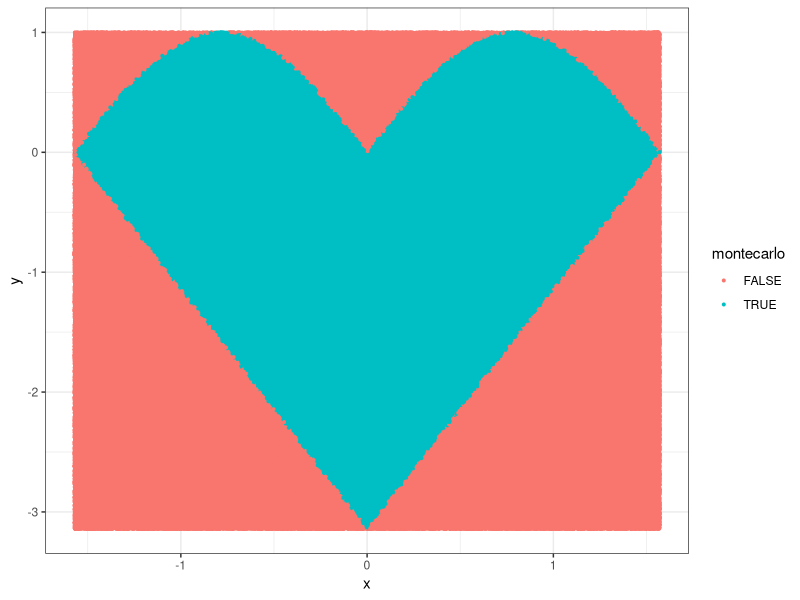

The R source for this figure:
## ---- chunk 1
library(ggplot2)
library(dplyr)
## ---- chunk 2
trials <- 1000000
x <- runif(trials, min = -pi/2, max = pi/2)
y <- runif(trials, min = -pi, max = 1)
df <- data.frame(x,y)
montecarlo <- (y <= abs(sin(2*x))) & (y >= 2*abs(x) - pi)
## ---- chunk 3
ggplot(df) +
  geom_point(aes(x = x, y = y, color = montecarlo), size = 0.7) +
  theme_bw()
## ---- chunk 4
ratio <- sum(montecarlo) / trials
total <- (1 + pi) * (pi/2 + pi/2)
area <- ratio * total
cat(c('Area of a figure bounded by curves is equal to:', area))
